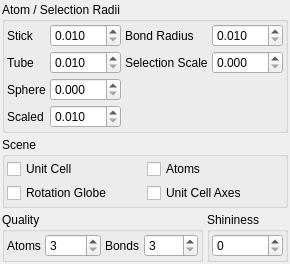
     <widget class="QWidget" name="ViewTab" >
      <attribute name="title" >
       <string>View</string>
      </attribute>
      <layout class="QVBoxLayout" >
       <property name="margin" >
        <number>2</number>
       </property>
       <property name="spacing" >
        <number>4</number>
       </property>
       <item>
        <widget class="QGroupBox" name="SelectionRadiusGroup" >
         <property name="sizePolicy" >
          <sizepolicy>
           <hsizetype>5</hsizetype>
           <vsizetype>1</vsizetype>
           <horstretch>0</horstretch>
           <verstretch>0</verstretch>
          </sizepolicy>
         </property>
         <property name="title" >
          <string>Atom / Selection Radii</string>
         </property>
         <layout class="QVBoxLayout" >
          <property name="margin" >
           <number>2</number>
          </property>
          <property name="spacing" >
           <number>4</number>
          </property>
          <item>
           <layout class="QGridLayout" >
            <property name="margin" >
             <number>0</number>
            </property>
            <property name="spacing" >
             <number>4</number>
            </property>
            <item row="1" column="1" >
             <widget class="QDoubleSpinBox" name="TubeRadiusSpin" >
              <property name="sizePolicy" >
               <sizepolicy>
                <hsizetype>7</hsizetype>
                <vsizetype>0</vsizetype>
                <horstretch>0</horstretch>
                <verstretch>0</verstretch>
               </sizepolicy>
              </property>
              <property name="toolTip" >
               <string>Atom and selection radius for Tube styled atoms</string>
              </property>
              <property name="decimals" >
               <number>3</number>
              </property>
              <property name="maximum" >
               <double>100.000000000000000</double>
              </property>
              <property name="minimum" >
               <double>0.010000000000000</double>
              </property>
              <property name="singleStep" >
               <double>0.005000000000000</double>
              </property>
             </widget>
            </item>
            <item row="2" column="1" >
             <widget class="QDoubleSpinBox" name="SphereRadiusSpin" >
              <property name="sizePolicy" >
               <sizepolicy>
                <hsizetype>7</hsizetype>
                <vsizetype>0</vsizetype>
                <horstretch>0</horstretch>
                <verstretch>0</verstretch>
               </sizepolicy>
              </property>
              <property name="toolTip" >
               <string>Atom and selection radius for Sphere styled atoms</string>
              </property>
              <property name="decimals" >
               <number>3</number>
              </property>
              <property name="maximum" >
               <double>100.000000000000000</double>
              </property>
              <property name="minimum" >
               <double>0.000000000000000</double>
              </property>
              <property name="singleStep" >
               <double>0.005000000000000</double>
              </property>
             </widget>
            </item>
            <item row="0" column="0" >
             <widget class="QLabel" name="label_565" >
              <property name="text" >
               <string>Stick</string>
              </property>
             </widget>
            </item>
            <item row="1" column="3" >
             <widget class="QDoubleSpinBox" name="SelectionScaleSpin" >
              <property name="sizePolicy" >
               <sizepolicy>
                <hsizetype>7</hsizetype>
                <vsizetype>0</vsizetype>
                <horstretch>0</horstretch>
                <verstretch>0</verstretch>
               </sizepolicy>
              </property>
              <property name="toolTip" >
               <string>Scaling factor for selected atoms</string>
              </property>
              <property name="decimals" >
               <number>3</number>
              </property>
              <property name="maximum" >
               <double>100.000000000000000</double>
              </property>
              <property name="minimum" >
               <double>0.000000000000000</double>
              </property>
              <property name="singleStep" >
               <double>0.005000000000000</double>
              </property>
             </widget>
            </item>
            <item row="0" column="3" >
             <widget class="QDoubleSpinBox" name="BondRadiusSpin" >
              <property name="sizePolicy" >
               <sizepolicy>
                <hsizetype>7</hsizetype>
                <vsizetype>0</vsizetype>
                <horstretch>0</horstretch>
                <verstretch>0</verstretch>
               </sizepolicy>
              </property>
              <property name="toolTip" >
               <string>Set the bond radius used in Sphere and Scaled styles</string>
              </property>
              <property name="decimals" >
               <number>3</number>
              </property>
              <property name="maximum" >
               <double>100.000000000000000</double>
              </property>
              <property name="minimum" >
               <double>0.010000000000000</double>
              </property>
              <property name="singleStep" >
               <double>0.050000000000000</double>
              </property>
             </widget>
            </item>
            <item row="0" column="2" >
             <widget class="QLabel" name="label_566" >
              <property name="text" >
               <string>Bond Radius</string>
              </property>
             </widget>
            </item>
            <item row="0" column="1" >
             <widget class="QDoubleSpinBox" name="StickRadiusSpin" >
              <property name="sizePolicy" >
               <sizepolicy>
                <hsizetype>7</hsizetype>
                <vsizetype>0</vsizetype>
                <horstretch>0</horstretch>
                <verstretch>0</verstretch>
               </sizepolicy>
              </property>
              <property name="toolTip" >
               <string>Selection radius for stick atoms</string>
              </property>
              <property name="decimals" >
               <number>3</number>
              </property>
              <property name="maximum" >
               <double>100.000000000000000</double>
              </property>
              <property name="minimum" >
               <double>0.010000000000000</double>
              </property>
              <property name="singleStep" >
               <double>0.005000000000000</double>
              </property>
             </widget>
            </item>
            <item row="3" column="1" >
             <widget class="QDoubleSpinBox" name="ScaledRadiusSpin" >
              <property name="sizePolicy" >
               <sizepolicy>
                <hsizetype>7</hsizetype>
                <vsizetype>0</vsizetype>
                <horstretch>0</horstretch>
                <verstretch>0</verstretch>
               </sizepolicy>
              </property>
              <property name="toolTip" >
               <string>Atom and selection radius for Scaled styled atoms</string>
              </property>
              <property name="decimals" >
               <number>3</number>
              </property>
              <property name="maximum" >
               <double>100.000000000000000</double>
              </property>
              <property name="minimum" >
               <double>0.010000000000000</double>
              </property>
              <property name="singleStep" >
               <double>0.005000000000000</double>
              </property>
             </widget>
            </item>
            <item row="1" column="0" >
             <widget class="QLabel" name="label_63" >
              <property name="text" >
               <string>Tube</string>
              </property>
             </widget>
            </item>
            <item row="2" column="0" >
             <widget class="QLabel" name="label_62" >
              <property name="text" >
               <string>Sphere</string>
              </property>
             </widget>
            </item>
            <item row="3" column="0" >
             <widget class="QLabel" name="label_7" >
              <property name="text" >
               <string>Scaled</string>
              </property>
             </widget>
            </item>
            <item row="1" column="2" >
             <widget class="QLabel" name="label_11" >
              <property name="text" >
               <string>Selection Scale</string>
              </property>
             </widget>
            </item>
           </layout>
          </item>
         </layout>
        </widget>
       </item>
       <item>
        <widget class="QGroupBox" name="SceneGroup" >
         <property name="sizePolicy" >
          <sizepolicy>
           <hsizetype>5</hsizetype>
           <vsizetype>1</vsizetype>
           <horstretch>0</horstretch>
           <verstretch>0</verstretch>
          </sizepolicy>
         </property>
         <property name="title" >
          <string>Scene</string>
         </property>
         <layout class="QGridLayout" >
          <property name="margin" >
           <number>2</number>
          </property>
          <property name="spacing" >
           <number>4</number>
          </property>
          <item row="0" column="1" >
           <widget class="QCheckBox" name="AtomsVisibleCheck" >
            <property name="text" >
             <string>Atoms</string>
            </property>
           </widget>
          </item>
          <item row="1" column="0" >
           <widget class="QCheckBox" name="GlobeVisibleCheck" >
            <property name="text" >
             <string>Rotation Globe</string>
            </property>
           </widget>
          </item>
          <item row="0" column="0" >
           <widget class="QCheckBox" name="CellVisibleCheck" >
            <property name="text" >
             <string>Unit Cell</string>
            </property>
           </widget>
          </item>
          <item row="1" column="1" >
           <widget class="QCheckBox" name="AxesVisibleCheck" >
            <property name="text" >
             <string>Unit Cell Axes</string>
            </property>
           </widget>
          </item>
         </layout>
        </widget>
       </item>
       <item>
        <layout class="QHBoxLayout" >
         <property name="margin" >
          <number>0</number>
         </property>
         <property name="spacing" >
          <number>4</number>
         </property>
         <item>
          <widget class="QGroupBox" name="QualityGroup" >
           <property name="title" >
            <string>Quality</string>
           </property>
           <layout class="QHBoxLayout" >
            <property name="margin" >
             <number>2</number>
            </property>
            <property name="spacing" >
             <number>4</number>
            </property>
            <item>
             <layout class="QHBoxLayout" >
              <property name="margin" >
               <number>0</number>
              </property>
              <property name="spacing" >
               <number>4</number>
              </property>
              <item>
               <widget class="QLabel" name="label" >
                <property name="sizePolicy" >
                 <sizepolicy>
                  <hsizetype>1</hsizetype>
                  <vsizetype>5</vsizetype>
                  <horstretch>0</horstretch>
                  <verstretch>0</verstretch>
                 </sizepolicy>
                </property>
                <property name="text" >
                 <string>Atoms</string>
                </property>
               </widget>
              </item>
              <item>
               <widget class="QSpinBox" name="AtomQualitySpin" >
                <property name="sizePolicy" >
                 <sizepolicy>
                  <hsizetype>7</hsizetype>
                  <vsizetype>0</vsizetype>
                  <horstretch>0</horstretch>
                  <verstretch>0</verstretch>
                 </sizepolicy>
                </property>
                <property name="minimum" >
                 <number>3</number>
                </property>
               </widget>
              </item>
             </layout>
            </item>
            <item>
             <layout class="QHBoxLayout" >
              <property name="margin" >
               <number>0</number>
              </property>
              <property name="spacing" >
               <number>4</number>
              </property>
              <item>
               <widget class="QLabel" name="label_61" >
                <property name="sizePolicy" >
                 <sizepolicy>
                  <hsizetype>1</hsizetype>
                  <vsizetype>5</vsizetype>
                  <horstretch>0</horstretch>
                  <verstretch>0</verstretch>
                 </sizepolicy>
                </property>
                <property name="text" >
                 <string>Bonds</string>
                </property>
               </widget>
              </item>
              <item>
               <widget class="QSpinBox" name="BondQualitySpin" >
                <property name="sizePolicy" >
                 <sizepolicy>
                  <hsizetype>7</hsizetype>
                  <vsizetype>0</vsizetype>
                  <horstretch>0</horstretch>
                  <verstretch>0</verstretch>
                 </sizepolicy>
                </property>
                <property name="minimum" >
                 <number>3</number>
                </property>
               </widget>
              </item>
             </layout>
            </item>
           </layout>
          </widget>
         </item>
         <item>
          <widget class="QGroupBox" name="ShininessGroup" >
           <property name="sizePolicy" >
            <sizepolicy>
             <hsizetype>1</hsizetype>
             <vsizetype>5</vsizetype>
             <horstretch>0</horstretch>
             <verstretch>0</verstretch>
            </sizepolicy>
           </property>
           <property name="title" >
            <string>Shininess</string>
           </property>
           <layout class="QHBoxLayout" >
            <property name="margin" >
             <number>2</number>
            </property>
            <property name="spacing" >
             <number>4</number>
            </property>
            <item>
             <widget class="QSpinBox" name="ShininessSpin" >
              <property name="maximum" >
               <number>127</number>
              </property>
             </widget>
            </item>
           </layout>
          </widget>
         </item>
        </layout>
       </item>
      </layout>
     </widget>
